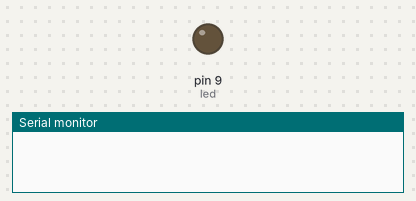
Recording of a sketch running on a simulated Arduino Uno, built with avr-gcc and run on an emulated ATmega328P. Parts: output pins drawn as LEDs (lit = HIGH), the last lines printed to the serial monitor.

Above: at 0.05 s.
At 3.0 s:
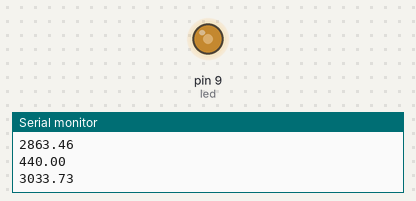
Timing chart, 0 to 7.0 s (numbered marks = the images above):
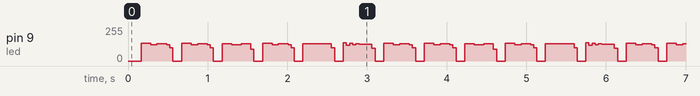

The sketch:

RelayMusic.ino
```cpp
int happybday[] = {
  0,0,1,0,3,2
};

float freq[] = {
  261.625,
  293.664,
  329.627,
  349.228,
  391.995,
  440.000,
  493.883
};

int led = 9;

// the setup routine runs once when you press reset:
void setup() {
  // initialize the digital pin as an output.
  pinMode(led, OUTPUT);
  Serial.begin(9600);
}

float del = 100000;

// the loop routine runs over and over again forever:
void loop() {
  for (int j = 0; j < sizeof(happybday)/sizeof(int); j++) {
    for (int i = 0; i < float(200000/del); i++) {
      digitalWrite(led, 1);
      delayMicroseconds(int(del));
      digitalWrite(led, 0);
      delayMicroseconds(int(del));
    }
    delay(100);
//    del = int(random(10000));
    del = freqToInterval(freq[happybday[j]]);
    Serial.println(freq[j]);
    Serial.println(del);
  }
  //delay(1000);
}

float freqToInterval(float f) {
  float interval = float(1000000)/float(f);
  return interval;
}
```

Measured:
- by itself, pin 9 (led): moves between 0/255 and 136/255, repeating every 3.0 s
